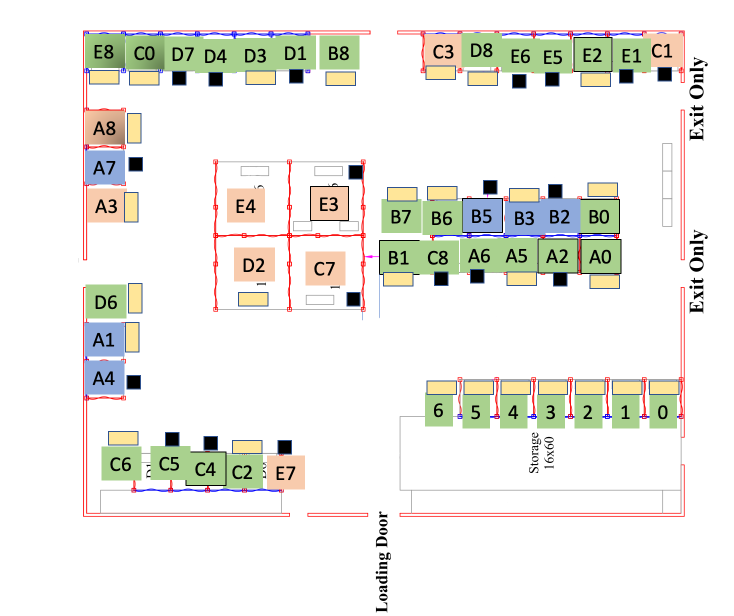
#> input picture a_star/wiegandv3.png, 1468 x 1232 px (shown at 1/2 size)
$ python img_2_graph.py
#> lines starting #> are read from the running program, lines starting #| are printed output that depends on the picture


#
from PIL import Image, ImageDraw
import json

# simple HOA graph
image_path = 'hallofarts1.png'
# (flip the x-y coordinates to rows and cols)
row_lines = [(227, 311, 227, 781), (1088, 311, 1088, 781)]
col_lines = [(227, 311, 1088, 311), (227, 781, 1088, 781)]


# simple HHA level graph
image_path = "hha.png"
row_lines = [(153, 188, 153, 295), (432, 188, 432, 330)]
col_lines = [(153, 188, 432, 188), (153, 295, 432, 295), (432, 330, 949, 330)]
name = "hha"

# [7 lines of commented-out code are left out]
image_path = "wiegandv3.png"
name = "wiegandv3"
row_lines = [
    [225, 398, 225, 1420], # top horizontal
    [873, 398, 873, 859], # bottom horizontal one
    [757, 859, 757, 1421], # bottom horizontal two
    [577, 276, 577, 398], # left emergency exit
]
col_lines = [
    [225, 398, 873, 398], # left vertical
    [108, 870, 225, 870], # top vertical 1
    [225, 904, 390, 904], # top vertical 2
    [757, 859, 1057, 859], #bot vertical 1
    [225, 1420, 757, 1420], #right vertical
]

# moving the image to the top left
x_pixel_offset = 90
y_pixel_offset = 30

for row in row_lines:
    row[0] -= y_pixel_offset
    row[1] -= x_pixel_offset
    row[2] -= y_pixel_offset
    row[3] -= x_pixel_offset

for col in col_lines:
    col[0] -= y_pixel_offset
    col[1] -= x_pixel_offset
    col[2] -= y_pixel_offset
    col[3] -= x_pixel_offset


# # # Weigand Gym smaller map around the center
# image_path = "wiegandv3.png"
# name ='wiegand_small_v3'
# row_lines = [
#     [288, 390, 288, 776], #top one
#     [338, 776, 388, 1304], #top two
#     [668, 390, 668, 777], # bttom one
#     [610, 776, 610, 1305], #bttom two
# ]

# col_lines = [
#     [288, 390, 668, 390], # left
#     [288, 776, 338, 776], #middle one
#     [610, 776, 668, 776], # middle two
#     [338, 1304, 610, 1304], # right
# ]


def img_2_graph(image_path, name):
#> called with image_path = 'wiegandv3.png', name = 'wiegandv3'
    img = Image.open(image_path)
#> img is the input picture: PIL image 1468x1232 RGBA; mean R, G, B, A 237.2, 236.9, 231.1, 255

    # dimensions
    width, height = img.size
#> width = 1468; height = 1232

    # to rows and cols
    rows, cols = height, width
#> rows = 1232; cols = 1468

    # create graph
    graph = [[1 for _ in range(cols)] for _ in range(rows)]

    # rows
    for row in row_lines:
        for dr in range(row[3]-row[1]):
            graph[row[0]][row[1]+dr] = 0

    # cols
    for col in col_lines:
        print(col)
        for dc in range(col[2]-col[0]):
            graph[col[0]+dc][col[1]] = 0

    # save the graph
    with open(f"{name}.json", "w") as file:
        json.dump(graph, file)

    # visualize the graph to make sure it's correct.
    # image = Image.new('RGB', (width, height), color='white')
    # image = Image.open(image_path)
    draw = ImageDraw.Draw(img)

    for y in range(len(graph)):
        for x in range(len(graph[y])):
            if graph[y][x] == 0:
                draw.rectangle([x, y, x + 1, y + 1], fill="red")
            # color = "green" if graph[y][x] == 0 else "white"


    img.save(f"{name}_eg.png")
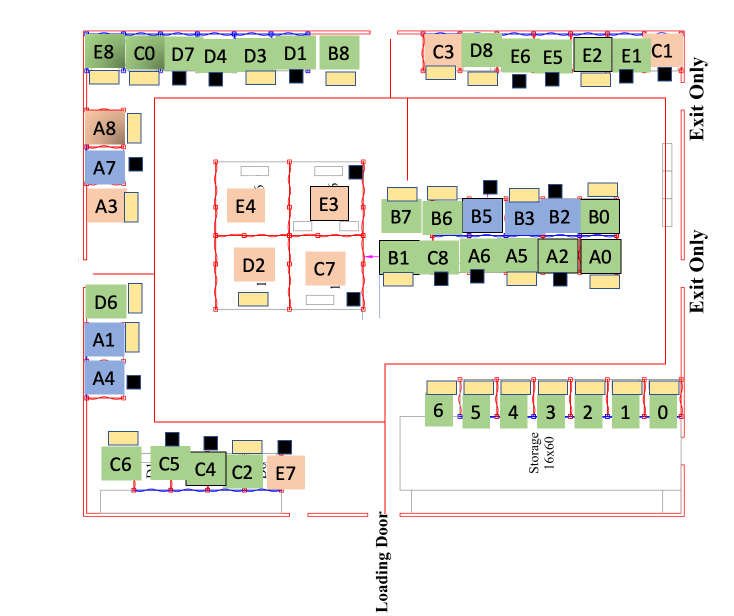
#> saved as wiegandv3_eg.png: PIL image 1468x1232 RGBA (shown at 1/2 size); mean R, G, B, A 237.2, 235.8, 230, 255


if __name__ == "__main__":

    img_2_graph(image_path, name)

$ run again, with a_star/wiegandv1.png copied over a_star/wiegandv3.png
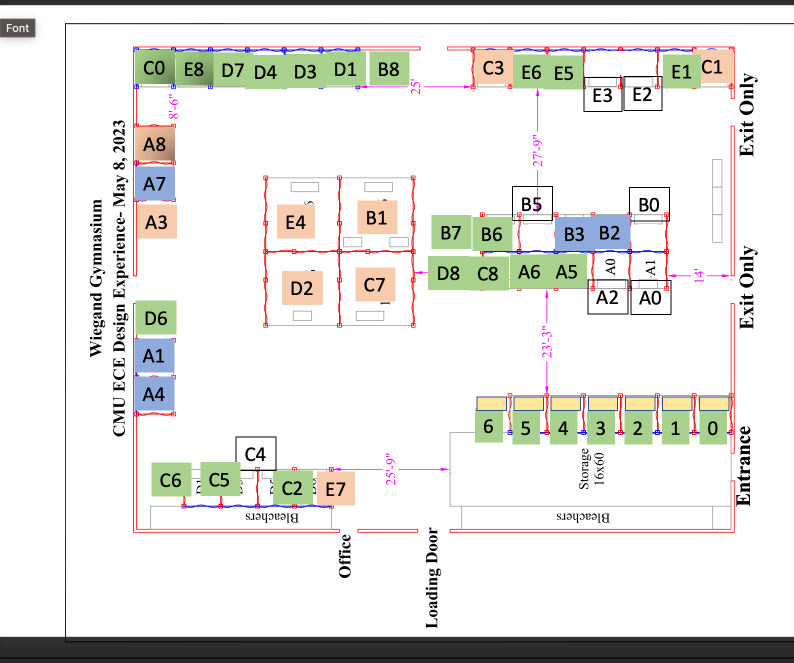
#> input picture a_star/wiegandv1.png, 1587 x 1326 px (shown at 1/2 size)
#> in img_2_graph, img is the input picture: PIL image 1587x1326 RGBA; mean R, G, B, A 231.1, 229.9, 226.8, 255
#> in img_2_graph, `img.save(f"{name}_eg.png")`:
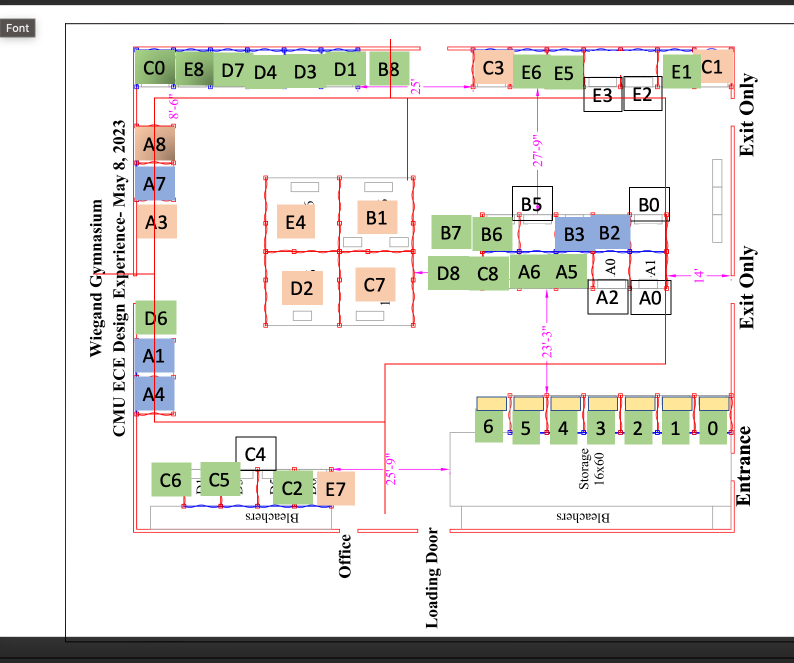
#> saved as wiegandv3_eg.png: PIL image 1587x1326 RGBA (shown at 1/2 size); mean R, G, B, A 231.1, 229.1, 225.9, 255
